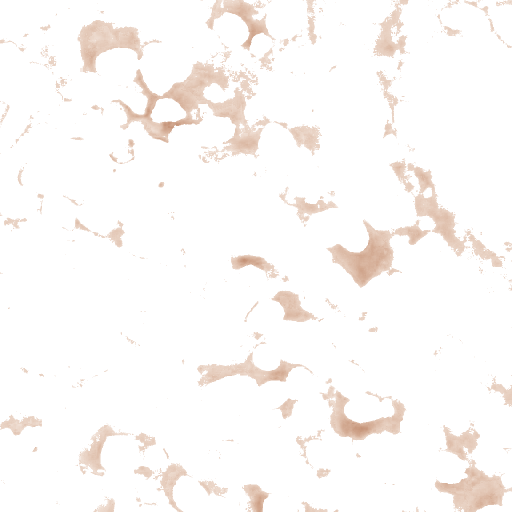
#> input picture examples/Batch_Nuclei_Segmentation/d.png, 1024 x 1024 px, given as the content of the folder ../images/0, which was not available (shown at 1/2 size)
$ python batch_nuclei_seg.py
#> lines starting #> are read from the running program, lines starting #| are printed output that depends on the picture; after the words box and inside, x2 and y2 are one past the last pixel; in counts of white or black regions, pixels touching at a corner belong together; pictures that were not available may be replaced by others from this repository, and a replacement may not be noted
#> further down, img_rgb is the input picture: shape (1024, 1024, 3); mean R, G, B 252.1, 249.2, 247.4
### dqcs/dseg.py

#Importing general llibraries
import cv2
import numpy as np
import matplotlib.pyplot as plt
from matplotlib.path import Path
import os
import sys
import pickle
import requests
import json
import math

#Importing image analysis llibraries
from skimage import data, io
from skimage.color import rgb2hed, hed2rgb, rgb2gray, rgba2rgb
from skimage.color import  separate_stains, combine_stains, hdx_from_rgb, rgb_from_hdx
from skimage.util import img_as_ubyte
import skimage.color


#from dqcs import dpixel
from dqcs.dpixel import pixel_OD, interpolate_point, points_inside_polygon, intensity_weighted_center, draw_tn, points_in_polygon,  pixels_between_curves, line_pixels
from dqcs.danalysis import polyArea, calculate_perimeter_numpy, convert_ndarray, read_annotations_txt, plot_annotations, write_annotations
from dqcs.dutils import img_check

#==============================================================================
def cellpose_seg(img_rgb, diameter=100, anno_fig='out.png', anno_file='out_cp.txt', anno_geojson='out.geojson', center_file='out_center.txt', is_membrane=False):
    ####Taken from file step3b_nuclei_cellpose.py
    #img_rgb: image as numpy array
    #anno_fig: name of output figure to see annontations
    #is_membrane: if True, visualize outlines as membranes (yellow), otherwise as nuclei (red)

    #Importing cellpose libraries
    from cellpose import models, io, core, plot, utils
    from cellpose.io import imread
    #print('Is GPU Working: ',core.use_gpu())
    # Initialize Cellpose model
    model_cyto = models.CellposeModel(gpu=True)      # For cell membrane detection
    # Define channels (0 for grayscale, [0, 0] for single-channel grayscale, [1, 2] for red/green channels)
    ## Perform nuclei segmentation on Hematoxylin channel
    masks_h, flows_h, styles_h = model_cyto.eval(img_rgb, flow_threshold=30, cellprob_threshold=-5, diameter= diameter)

    mask_RGB_h = plot.mask_overlay(img_rgb, masks_h)
    outlines_h = utils.outlines_list(masks_h)

    ##outlines_h: list of numpy arrays, where each np array is of size ~ 200-400 having pixel coordinates of nuclear annotations

    #with open(img[:-4]+'_nuclei_cellpose.pkl', 'wb') as f:
    #    pickle.dump(outlines_h, f)

    # Visualize as membranes (yellow) or nuclei (red) based on is_membrane flag
    if is_membrane:
        plot_annotations(img_rgb, anno_fig, nuclei_anno=None, mem_anno=outlines_h)
    else:
        plot_annotations(img_rgb, anno_fig, nuclei_anno=outlines_h, mem_anno=None)

    write_annotations(outlines_h,anno_file,anno_geojson, center_file)

    return outlines_h


#==============================================================================
# [182 lines left out: functions membrane_seg, plot_OD, not called in this run]
#==============================================================================

#==============================================================================

def get_OD(img_rgb):
    #This function is going to return OD (of RGB channels) of whole patch/image and average OD
    rx,ry,_    =  img_rgb.shape

    ##Following part is very slow
    '''
    d1 = np.zeros_like(img_rgb[:, :, 0])
    for i in range(rx):
        for j in range(ry):
            d1[i,j] = pixel_OD(img_rgb,i,j)
    #===================================================
    '''

    ##Following is fast but consume more memory
    '''# Compute per-channel OD
    #img2 = (img_rgb / 255.0).astype(np.uint8)
    img2 = img_rgb.astype(np.float64) / 255.0
    dr = -np.log((img2[:,:,0] ) + 0.0001)
    dg = -np.log((img2[:,:,1] ) + 0.0001)
    db = -np.log((img2[:,:,2] ) + 0.0001)
    # Mean OD per pixel (average over RGB)
    d1 = (dr + dg + db) / 3.0
    # Scale as in your original code
    d1 = d2 * 255.0 / 5.75
    #===================================================
    '''

    ##Following is fast as well less memory consuming
    #img = img_rgb.astype(np.float32) / 255.0
    img1 = img_rgb.astype(np.float64) / 255.0
    #img1 = (img_rgb / 255.0).astype(np.uint8)
    img1 = -np.log(img1 + 0.0001)
    d1 = img1.mean(axis=2) * 255.0 / 5.75
    #===================================================

    d1 = d1.astype(np.uint8)
    d1_av = np.sum(d1)/(rx*ry)

    #print(np.sum(d1),d1_av)

    return d1, d1_av
#==============================================================================

#==============================================================================
# [30 lines left out: function get_hed, not called in this run]
#==============================================================================

#==============================================================================
def get_hd_clean(img_file, h_file=None, d_file=None):
    # Load an image and normalize it ---------------------------------------------
#> called with img_file = '../images/0/d.png', h_file = 'h.png', d_file = 'd.png'
    if isinstance(img_file, str):
        img_rgb = io.imread(img_file) #cv2.imread(img_file)
    else:
        img_rgb = img_file
    if img_rgb.shape[2] == 4:
        print("Warning: Input image has an alpha channel. Removing it.")
        img_rgb = img_rgb[:,:,0:3]

    img_rgb[img_rgb>210]=255 #Making all offwhite background pixels to completely white
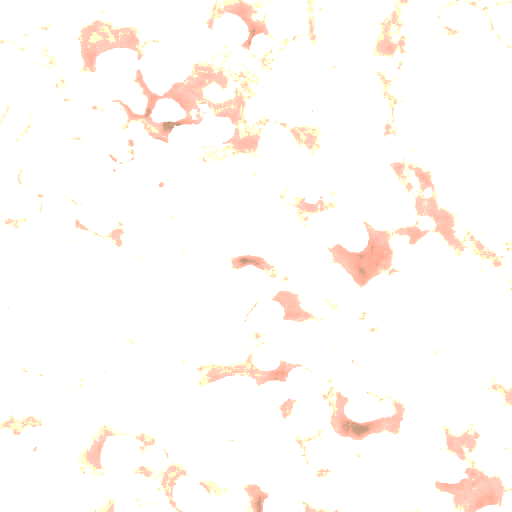
#> img_rgb: shape (1024, 1024, 3) (shown at 1/2 size); 11.1% of pixels changed, all inside (x1, y1, x2, y2) = (0, 0, 1024, 1024)
    img_rgb_normalize = img_rgb / 255.0 #Normalizing pixel values to 0-1
    #----------------------------------------------------------------------------
    # Converting RGB to HED -----------------------------------------------------
    img_hed = rgb2hed(img_rgb_normalize)
#> img_hed: shape (1024, 1024, 3) float64; mean of channels 0, 1, 2 1.88e-07, 0.000619, 0.00375
    # Creating an RGB image for each of the separated stains and convert them to ubyte for easy saving of image
    null = np.zeros_like(img_hed[:, :, 0])

    ihc_h = img_as_ubyte(hed2rgb(np.stack((img_hed[:, :, 0], null, null), axis=-1)))
#> ihc_h: shape (1024, 1024, 3); mean of channels 0, 1, 2 255, 255, 255
    ihc_e = img_as_ubyte(hed2rgb(np.stack((null, img_hed[:, :, 1], null), axis=-1)))
#> ihc_e: shape (1024, 1024, 3); mean of channels 0, 1, 2 254.8, 253, 254.8
    ihc_d = img_as_ubyte(hed2rgb(np.stack((null, null, img_hed[:, :, 2]), axis=-1)))
#> ihc_d: shape (1024, 1024, 3); mean of channels 0, 1, 2 251.7, 248.4, 246.4

    rx,ry,_ = img_hed.shape
#> rx = 1024; ry = 1024
    h_od,_    = get_OD(ihc_h)
#> in get_OD, `img1 = img_rgb.astype(np.float64) / 255.0`: img1: shape (1024, 1024, 3) float64; mean of channels 0, 1, 2 1, 1, 1
#> in get_OD, `img1 = -np.log(img1 + 0.0001)`: img1: shape (1024, 1024, 3) float64; mean of channels 0, 1, 2 -9.95e-05, -9.93e-05, -0.0001
#> in get_OD, `d1 = img1.mean(axis=2) * 255.0 / 5.75`:
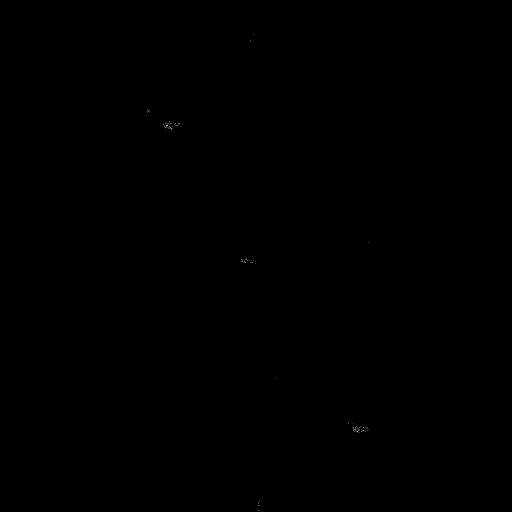
#> d1: shape (1024, 1024) float64 (shown at 1/2 size); min -0.00443, max 0.112, mean -0.00442; drawn with min black and max white
#> in get_OD, `d1 = d1.astype(np.uint8)`: d1: shape (1024, 1024); every value is 0
#> in get_OD, `d1_av = np.sum(d1)/(rx*ry)`: d1_av = 0
    d_od,_    = get_OD(ihc_d)
#> in get_OD (call 2), `img1 = img_rgb.astype(np.float64) / 255.0`: img1: shape (1024, 1024, 3) float64; mean of channels 0, 1, 2 0.987, 0.974, 0.966
#> in get_OD (call 2), `img1 = -np.log(img1 + 0.0001)`: img1: shape (1024, 1024, 3) float64; mean of channels 0, 1, 2 0.0139, 0.0295, 0.0403
#> in get_OD (call 2), `d1 = img1.mean(axis=2) * 255.0 / 5.75`:
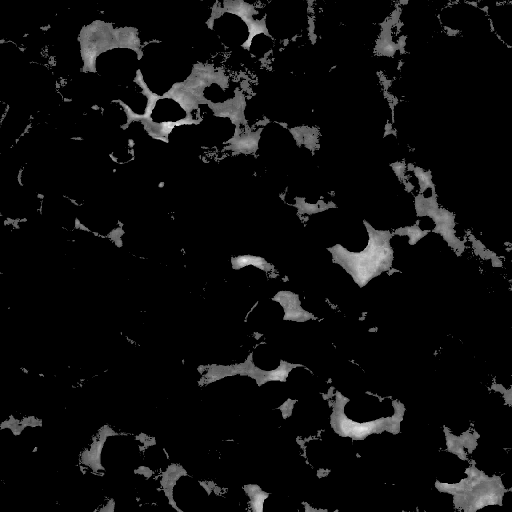
#> d1: shape (1024, 1024) float64 (shown at 1/2 size); min -0.00443, max 24.98, mean 1.2; drawn with min black and max white
#> in get_OD (call 2), `d1_av = np.sum(d1)/(rx*ry)`: d1_av = 1.19

    #Modifying pixel values in H and D channel to separate nuclei with membrane
    for xi in range(rx):
        for yj in range(ry):
            odh = h_od[xi, yj]
            odd = d_od[xi, yj]
            #odh = h_od[yj, xi]
            #odd = d_od[yj, xi]
            if( odh > odd): # If OD of hematoxylin is more than remove correspondint part from DAB channel
                img_hed[xi,yj,2] = 0
            if( odh < odd): # If OD of hematoxylin is more
                img_hed[xi,yj,0] = 0
#> img_hed: shape (1024, 1024, 3) float64; mean of channels 0, 1, 2 0, 0.000619, 0.00375

    ihc_hm = img_as_ubyte(hed2rgb(np.stack((img_hed[:, :, 0], null, null), axis=-1)))
#> ihc_hm: shape (1024, 1024, 3); every value is 255
    ihc_dm = img_as_ubyte(hed2rgb(np.stack((null, null, img_hed[:, :, 2]), axis=-1)))
    if(h_file): io.imsave(h_file, ihc_hm)
    if(d_file): io.imsave(d_file, ihc_dm)

    return ihc_hm, ihc_dm
#==============================================================================

def plot_aoutline(outline_coord, color='red'):
    plt.plot( np.mean(outline_coord[:, 0]), np.mean(outline_coord[:, 1]), marker='o', color=color )
    plt.plot(outline_coord[:,0], outline_coord[:,1], color=color, linewidth=1)
    #for cc in outline_coord: #Plotting the outline
    #   plt.plot(cc[0], cc[1], '*',color=color, markersize=1.0)
    #    #plt.plot(cc[0], cc[1], color=color)

#==============================================================================
# [555 lines left out: functions squeeze_nuclei_annotations, squeeze_aoutline, squeeze_aoutlinex, squeeze_aoutliney, patch_bioinformatics, get_OD_single_channel and 1 more, not called in this run]
#==============================================================================

'''
    dabod = get_OD(ihc_dm)
    meandOD = np.sum(dabod)/(rx*ry)
    htod  = get_OD(ihc_hm)
    meanhOD = np.sum(htod)/(rx*ry)

    print(f'Max average DAB OD for {tp} is = {meandOD},{np.max(dabod)}; Max average Hematoxylin OD for {tp} is = {meanhOD},{np.max(htod)}')

    dod_analysis.append(meandOD)
    hod_analysis.append(meanhOD)

print(f'For {tp} max_average_dOD = {np.max(dod_analysis)}, min_average_dOD = {np.min(dod_analysis)}, average_dOD = {np.mean(dod_analysis)}, std = {np.std(dod_analysis)}')

print(f'For {tp} max_average_dOD = {np.max(hod_analysis)}, min_average_dOD = {np.min(hod_analysis)}, average_dOD = {np.mean(hod_analysis)}, std = {np.std(hod_analysis)}')


    if(h_file): io.imsave(h_file, ihc_h)
    if(e_file): io.imsave(e_file, ihc_e)
    if(d_file): io.imsave(d_file, ihc_d)

    return ihc_h, ihc_e, ihc_d


    print(np.min(img_hed[:, :, 0]), np.max(img_hed[:, :, 0]))

    # Modifying hed image to identify nuclei clearly
    img_hed[:, :, 1] = 0          #Nullifying E channel
    img_rgb_n = hed2rgb(img_hed)  #Converting back to RGB
    img_rgb_clipped = np.clip(img_rgb_n, 0, 1) # Clipping values between 0 to 1
    img_rgb_final = (img_rgb_clipped* 255).astype(np.uint8)

    img_hed[:, :, 0] [img_hed[:, :, 2]>0.05] = 0 #Modifying (deleting significant DAB part) h channel for better nuclei segmentation
    ihc_hm = img_as_ubyte(hed2rgb(np.stack((img_hed[:, :, 0], null, null), axis=-1)))
    io.imsave(f'../{tpo}/'+fn[:-4]+'_hm.png', ihc_hm)
    plot_density(f'../{tpo}/'+fn[:-4]+'_hm.png', f'../{tpo}/'+fn[:-4]+'_hmdensity.png')

'''

### examples/Batch_Nuclei_Segmentation/batch_nuclei_seg.py

#Importing image analysis llibraries
import cv2
from skimage import data, io
import os
import sys
import numpy as np

sys.path.append('/mnt/c/Users/admin/OneDrive/Desktop/Digital_Pathology/backend/qcs/')


#from dqcs import dpixel
from dqcs.dseg import cellpose_seg, get_hd_clean, get_hed, membrane_seg #, clean_nuclei_annotations
from dqcs.danalysis import show_annotations_txt, read_annotations_txt, plot_annotations, filter_nuclei_annotations, alter_anno, write_annotations
from skimage import exposure


path = '../images/'
tp = '0'
tpo = tp+'_nseg/'

if(not os.path.exists(tpo)):os.mkdir(tpo)
imn = os.listdir(path+tp)

# Limit to first 5 samples
imn = imn[:5]

# Initialize Cellpose model
for i in range(len(imn)):
    #imn = f'{tps}/{imn[i][:-4]}_hm_contrast.png' #
    img_n = path+tp+'/'+imn[i]
    img_rgb    = io.imread(img_n)

    #Stain Deconvolution
    ihc_hm, ihc_dm = get_hd_clean(img_n, h_file='h.png', d_file='d.png')

    print(img_n, np.min(ihc_hm), np.max(ihc_hm))
#| ../images/0/d.png 255 255

    ##Enhance nuclei intensity for proper identification
    #ihc_hm_enhanced = ihc_hm
    ihc_hm_enhanced = exposure.adjust_gamma(ihc_hm , gamma=3.5)
    #ihc_hm_enhanced = histo_eq(ihc_hm) #gamma_correction(ihc_hm)

    #Nuclei segmentation using cellpose
    outlines_h = cellpose_seg(ihc_hm_enhanced, diameter=80, anno_fig=tpo+imn[i][:-4]+'_hanno.png', anno_file=tpo+imn[i][:-4]+'_n.txt', anno_geojson=tpo+imn[i][:-4]+'_n.geojson', center_file=tpo+imn[i][:-4]+'_ncenter.txt')
#> (the run stopped early here; a loop or call above may not have finished)

$ run again, on example2/Batch_Nuclei_Mem_Seg/d.png
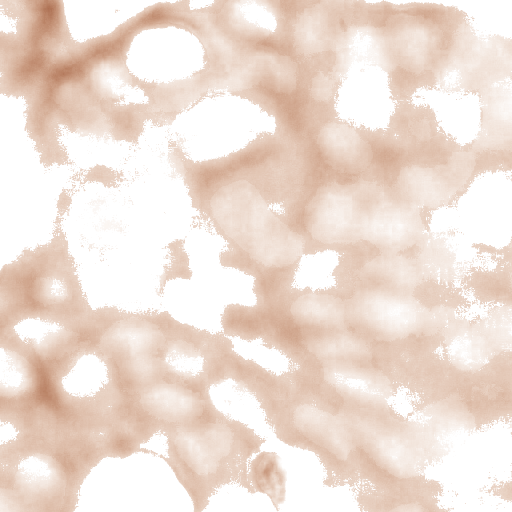
#> input picture example2/Batch_Nuclei_Mem_Seg/d.png, 1024 x 1024 px, given as the content of the folder ../images/0, which was not available (shown at 1/2 size)
#> img_rgb is the input picture: shape (1024, 1024, 3); mean R, G, B 238.5, 222.3, 212.2
#> ihc_h: shape (1024, 1024, 3); mean of channels 0, 1, 2 255, 255, 255
#> ihc_e: shape (1024, 1024, 3); mean of channels 0, 1, 2 254.2, 244.2, 253.7
#> ihc_d: shape (1024, 1024, 3); mean of channels 0, 1, 2 238.1, 222, 212.1
#> in get_OD, `d1 = img1.mean(axis=2) * 255.0 / 5.75`:
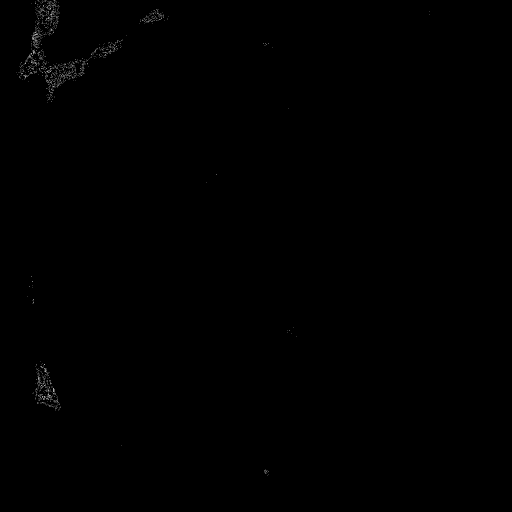
#> d1: shape (1024, 1024) float64 (shown at 1/2 size); min -0.00443, max 0.17, mean -0.00412; drawn with min black and max white
#> d1_av = 0
#> in get_OD (call 2), `d1 = img1.mean(axis=2) * 255.0 / 5.75`:
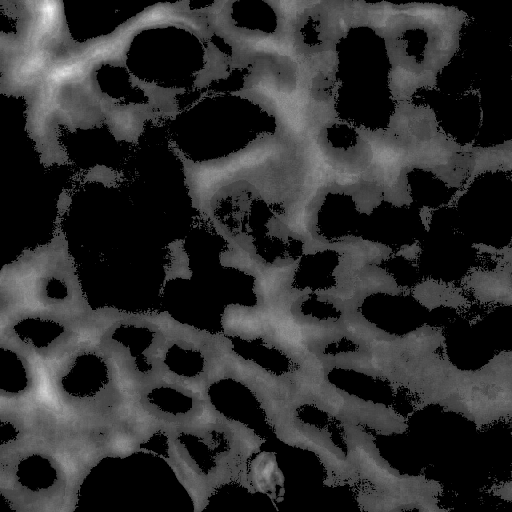
#> d1: shape (1024, 1024) float64 (shown at 1/2 size); min -0.00443, max 34.48, mean 6.3; drawn with min black and max white
#> d1_av = 6.02
#> ihc_hm: shape (1024, 1024, 3); every value is 255
#| ../images/0/d.png 255 255

$ run again, on example2/Batch_Nuclei_Mem_Seg/h.png
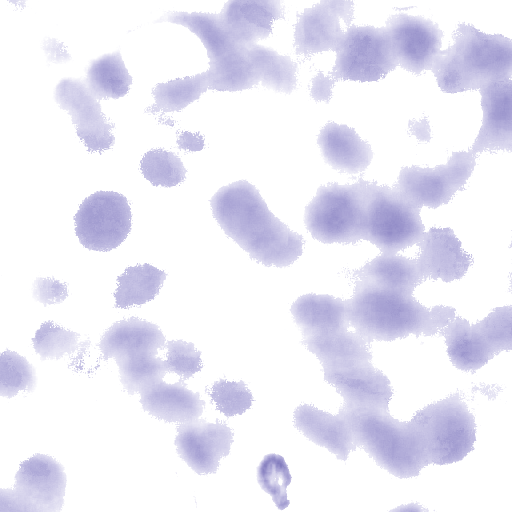
#> input picture example2/Batch_Nuclei_Mem_Seg/h.png, 1024 x 1024 px, given as the content of the folder ../images/0, which was not available (shown at 1/2 size)
#> img_rgb is the input picture: shape (1024, 1024, 3); mean R, G, B 235.2, 233.9, 245.5
#> ihc_h: shape (1024, 1024, 3); mean of channels 0, 1, 2 237.3, 236.2, 246.3
#> ihc_e: shape (1024, 1024, 3); mean of channels 0, 1, 2 254.7, 250.5, 254.5
#> ihc_d: shape (1024, 1024, 3); mean of channels 0, 1, 2 255, 255, 255
#> in get_OD, `d1 = img1.mean(axis=2) * 255.0 / 5.75`:
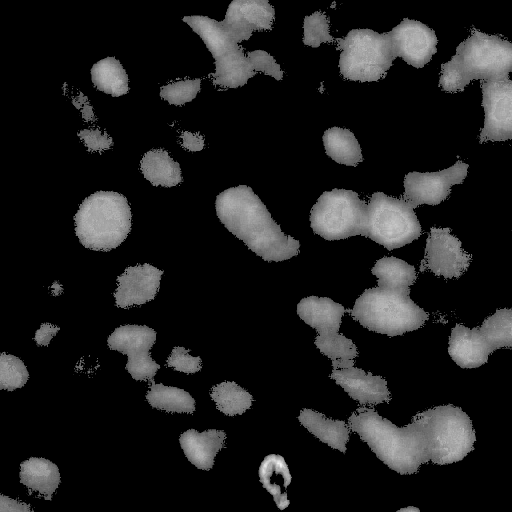
#> d1: shape (1024, 1024) float64 (shown at 1/2 size); min -0.00443, max 26.02, mean 3.1; drawn with min black and max white
#> d1_av = 2.95
#> in get_OD (call 2), `d1 = img1.mean(axis=2) * 255.0 / 5.75`:
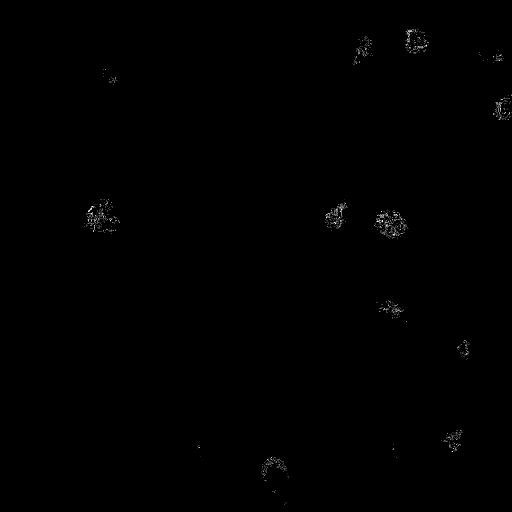
#> d1: shape (1024, 1024) float64 (shown at 1/2 size); min -0.00443, max 0.112, mean -0.00417; drawn with min black and max white
#> d1_av = 0
#> ihc_dm: shape (1024, 1024, 3); every value is 255
#| ../images/0/h.png 120 255
#> ihc_hm_enhanced: shape (1024, 1024, 3); mean of channels 0, 1, 2 212.7, 211, 229.8
